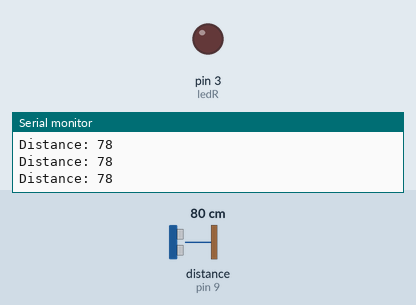
Simulated run of this sketch. Board: Arduino Uno, built with avr-gcc and run on an emulated ATmega328P. On the bench: output pins drawn as LEDs (lit = HIGH), the last lines printed to the serial monitor. Wiring (inferred from the names in the program): ultrasonic range finder: trigger pin 10; echo pin 9. The inputs (shaded band) are chosen by the test bench; at power-on: distance to the obstacle (sensor on pin 9) 80 cm. The echo pulse lasts 58.3 µs per cm; pins used as bus, display or sensor lines are not drawn.

Above: at 1.2 s.
1.3 s: distance to the obstacle (sensor on pin 9) set to 8 cm
4.3 s: distance to the obstacle (sensor on pin 9) set to 5 cm
At 5.2 s:
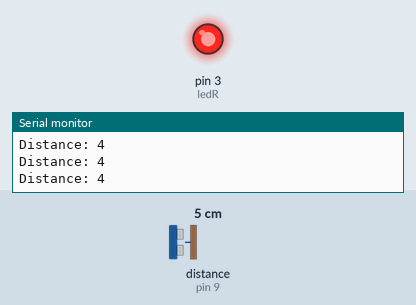
5.8 s: distance to the obstacle (sensor on pin 9) set to 120 cm
At 6.8 s:
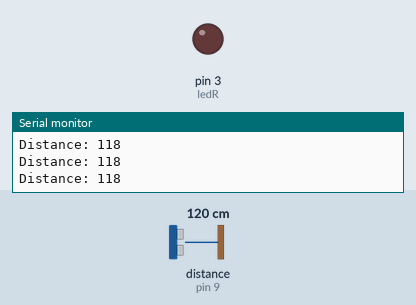
Timing chart, 0 to 8.8 s (numbered marks = the images above; inputs shaded):
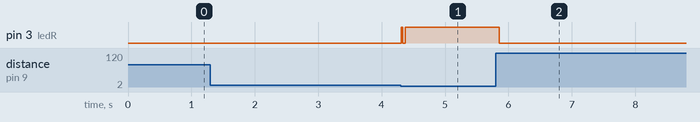

The sketch:

ultrasonic-1.ino
```cpp
void setup() {
  // put your setup code here, to run once:
  const int trigPin = 10;
  const int echoPin = 9;
  const int ledR = 3;
  const int ledB = 13;
  const int ledG = 12;

  pinMode(trigPin, OUTPUT); // Sets the trigPin as an Output
  pinMode(echoPin, INPUT); // Sets the echoPin as an Input
  pinMode(ledR, OUTPUT);
  pinMode(ledR, OUTPUT);
  pinMode(ledR, OUTPUT);
  Serial.begin(9600); // Starts the serial communication
}

void loop() {
  // put your main code here, to run repeatedly:
  // defines pins numbers
  const int trigPin = 10;
  const int echoPin = 9;
  const int ledR = 3;
  const int ledB = 13;
  const int ledG = 12;

  // defines variables
  long duration;
  int distance;
    // Clears the trigPin
  digitalWrite(trigPin, LOW);
  delayMicroseconds(2);

  // Sets the trigPin on HIGH state for 10 micro seconds
  digitalWrite(trigPin, HIGH);
  delayMicroseconds(10);
  digitalWrite(trigPin, LOW);
    // Reads the echoPin, returns the sound wave travel time in microseconds
  duration = pulseIn(echoPin, HIGH);
  // Calculating the distance
    distance= duration*0.034/2;
    digitalWrite(ledR, LOW);
    digitalWrite(ledB, LOW);
    digitalWrite(ledG, LOW);

    if (distance <= 5) {
       digitalWrite(ledR, HIGH);
    } else if (distance <= 10) {
        digitalWrite(ledG, HIGH);
    } else {
        digitalWrite(ledB, HIGH);
    }

    // Prints the distance on the Serial Monitor
    Serial.print("Distance: ");
    Serial.println(distance);
}
```

Measured:
- the behaviour switches between 7 and 6 cm on distance to the obstacle (sensor on pin 9) (found by bisection; images 0 and 1)
- after the input at 4.3 s, pin 3 (ledR): LOW → HIGH at once, → LOW 0.03 s later, → HIGH 0.04 s later
- after the input at 5.8 s, pin 3 (ledR): HIGH → LOW after 0.06 s
